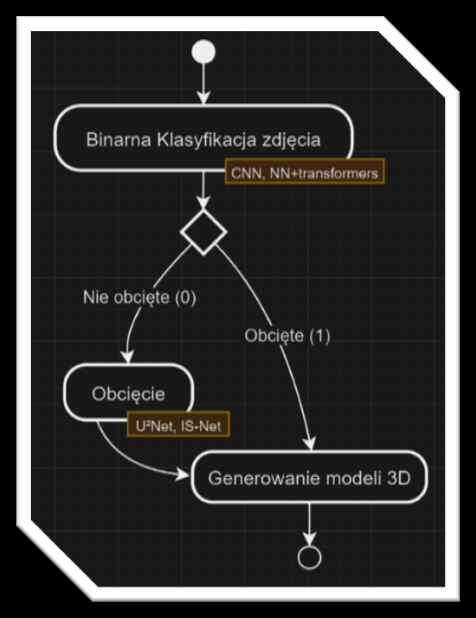
#> input picture assets/image-1.png, 476 x 618 px; its folder holds only this picture in this run
$ python -i ConvNN.py   (imports and definitions only)
#> lines starting #> are read from the running program, lines starting #| are printed output that depends on the picture
import cv2
import numpy as np
import os

# [19 lines left out: function convert_labels_to_256x256, not called in this run]


def preproces(img_path, expodential_interpolation=True):
#> called with img_path = '../assets/image-1.png', expodential_interpolation = True
    source_image = cv2.imread(img_path, cv2.IMREAD_GRAYSCALE)
#> source_image: shape (618, 476); min 0, max 255, mean 50
    image = cv2.equalizeHist(source_image)
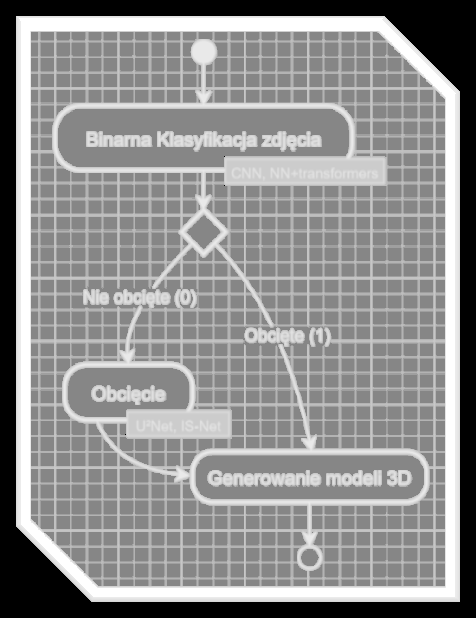
#> image: shape (618, 476); min 0, max 255, mean 143.3

    #write into a new 256x256 image pixels from the original image starting from the edges on the image
    new_image = np.zeros((256, 256), dtype=np.uint8)
    for x in range(128):
        for y in range(128):
            #write the pixels with quad growth so for the 128 pixel was the same as len(image)/2 pixels
            half_height = len(image)//2
            half_width = len(image[0])//2
            a_x = (half_height*11.25-half_height*8)/(54720)
            b_x = half_height/180-a_x*90
            old_x = int(a_x*x**2+b_x*x)
            a_y = (half_width*11.25-half_width*8)/(54720)
            b_y = half_width/180-a_y*90
            old_y = int(a_y*y**2+b_y*y)

            # calculate the new pixels color using interpolation
            new_image[x][y] = image[old_x][old_y]
            new_image[255-x][255-y] = image[len(image)-1-old_x][len(image[0])-1-old_y]
            new_image[255-x][y] = image[len(image)-1-old_x][old_y]
            new_image[x][255-y] = image[old_x][len(image[0])-1-old_y]
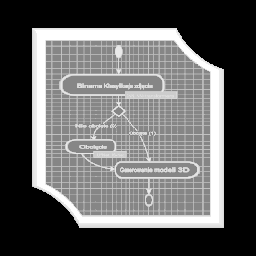
#> new_image: shape (256, 256); min 0, max 255, mean 95.9
    image = new_image
    return image

    source_image = cv2.imread(img_path, cv2.IMREAD_GRAYSCALE)
    if not expodential_interpolation:
        source_image = cv2.resize(source_image, (256, 256))

    image = cv2.equalizeHist(source_image)

    #write into a new 256x256 image pixels from the original image starting from the edges on the image
    if expodential_interpolation:
        new_image = np.zeros((256, 256), dtype=np.uint8)
        for x in range(128):
            for y in range(128):
                #write the pixels with quad growth so for the 128 pixel was the same as len(image)/2 pixels
                half_height = len(image)//2
                half_width = len(image[0])//2
                a_x = (half_height*11.25-half_height*8)/(54720)
                b_x = half_height/180-a_x*90
                old_x = int(a_x*x**2+b_x*x)
                a_y = (half_width*11.25-half_width*8)/(54720)
                b_y = half_width/180-a_y*90
                old_y = int(a_y*y**2+b_y*y)

                # calculate the new pixels color using interpolation
                new_image[x][y] = image[old_x][old_y]
                new_image[255-x][255-y] = image[len(image)-1-old_x][len(image[0])-1-old_y]
                new_image[255-x][y] = image[len(image)-1-old_x][old_y]
                new_image[x][255-y] = image[old_x][len(image[0])-1-old_y]
        image = new_image
    try:
        image = cv2.fastNlMeansDenoising(image, None, 10, 7, 21)
    except cv2.error:
        print('png file, no denoising')
    image = cv2.Canny(image, 8, 32, L2gradient=False)
    image2 = cv2.Canny(new_image, 50, 150, L2gradient=False)
    #combine the two edge detection results
    image = cv2.bitwise_or(image, image2)

    return image

# [31 lines left out: function load_images, not called in this run]

>>> result = preproces('../assets/image-1.png')

$ run again, on assets/image-2.png
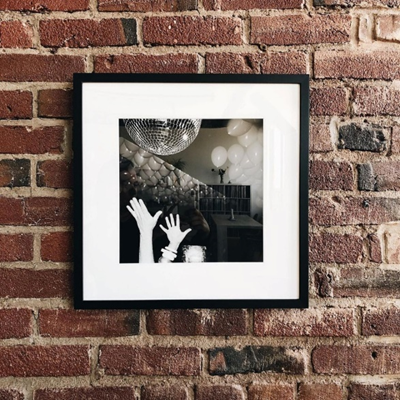
#> input picture assets/image-2.png, 400 x 400 px
#> in preproces, `image = cv2.equalizeHist(source_image)`:
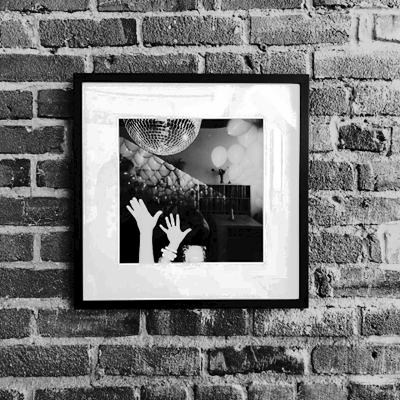
#> image: shape (400, 400); min 0, max 255, mean 125.1
#> after the loop in preproces, `for x in range(128):`:
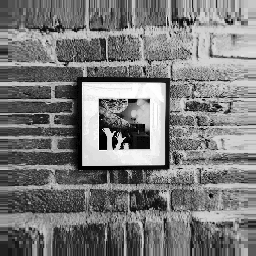
#> new_image: shape (256, 256); min 0, max 255, mean 122.1

$ run again, on assets/image-3.png
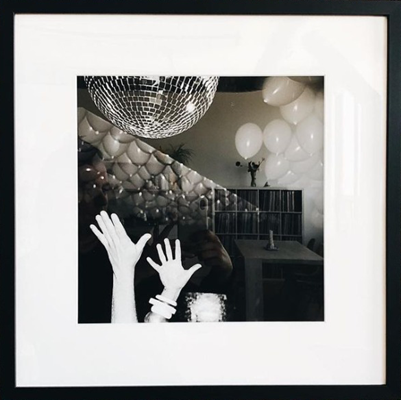
#> input picture assets/image-3.png, 401 x 400 px
#> in preproces, `image = cv2.equalizeHist(source_image)`:
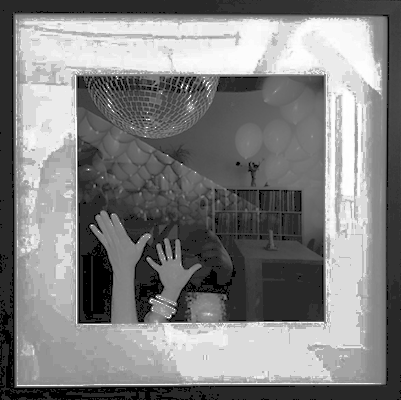
#> image: shape (400, 401); min 0, max 255, mean 129.2
#> after the loop in preproces, `for x in range(128):`:
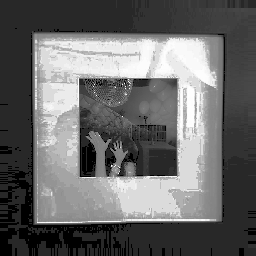
#> new_image: shape (256, 256); min 0, max 255, mean 105.1
